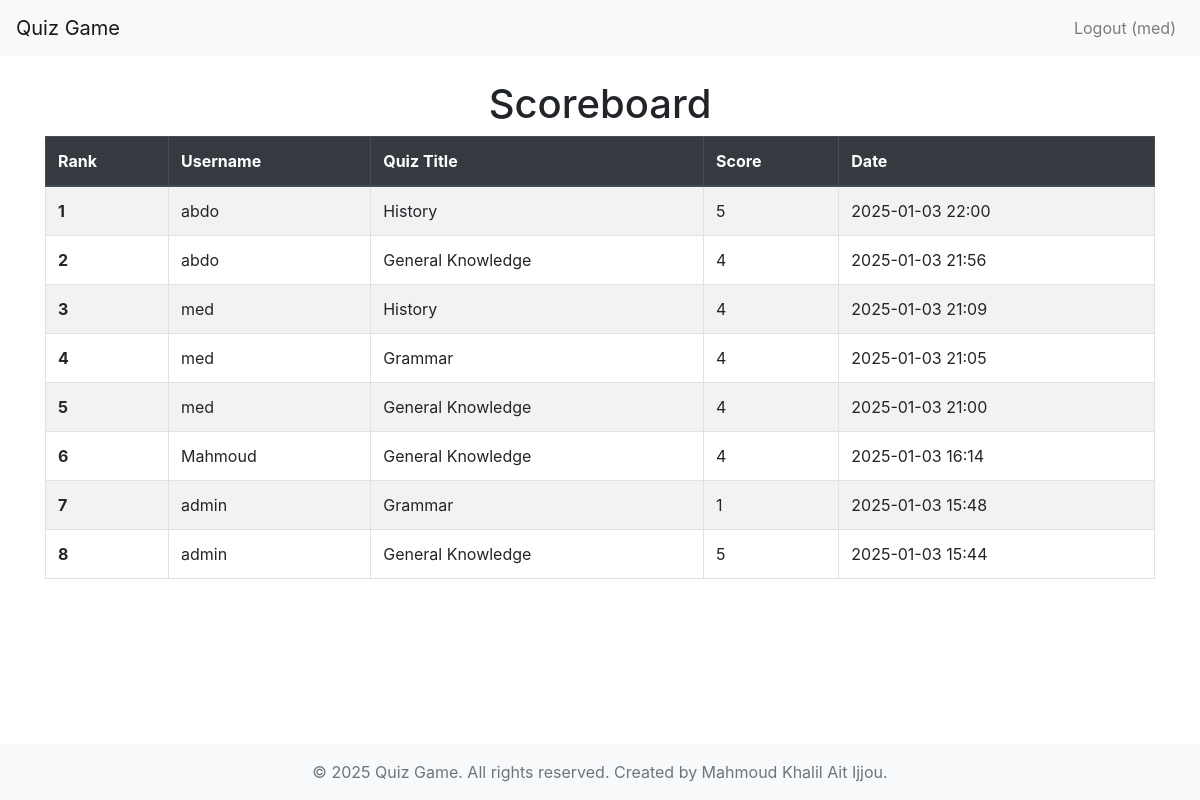
/scoreboard/ (signed in), run on the app's committed database.
### quiz/models.py (models this page shows, shortened)
class Score(models.Model):
    quiz = models.ForeignKey(Quiz, on_delete=models.CASCADE)
    user = models.ForeignKey(User, on_delete=models.CASCADE)
    score = models.IntegerField()
    date = models.DateTimeField(auto_now_add=True)

class Quiz(models.Model):
    title = models.CharField(max_length=200)
    description = models.TextField()

### quiz/views.py (the view)
# urls.py: path('scoreboard/', views.scoreboard, name='scoreboard'),
@login_required
def scoreboard(request):
    scores = Score.objects.order_by('-date')[:10]
    return render(request, 'scoreboard.html', {'scores': scores})

### templates/scoreboard.html
{% extends 'base.html' %}
{% block content %}
<h1 class="text-center">Scoreboard</h1>
<div class="table-responsive">
    <table class="table table-striped table-bordered">
        <thead class="thead-dark">
            <tr>
                <th scope="col">Rank</th>
                <th scope="col">Username</th>
                <th scope="col">Quiz Title</th>
                <th scope="col">Score</th>
                <th scope="col">Date</th>
            </tr>
        </thead>
        <tbody>
            {% for score in scores %}
                <tr>
                    <th scope="row">{{ forloop.counter }}</th>
                    <td>{{ score.user.username }}</td>
                    <td>{{ score.quiz.title }}</td>
                    <td>{{ score.score }}</td>
                    <td>{{ score.date|date:"Y-m-d H:i" }}</td>
                </tr>
            {% endfor %}
        </tbody>
    </table>
</div>
{% endblock %}

### templates/base.html (shortened to what this page needs)
<!DOCTYPE html>
<html>
<head>
    <link rel="stylesheet" href="https://stackpath.bootstrapcdn.com/bootstrap/4.3.1/css/bootstrap.min.css">
</head>
<body>
    <nav class="navbar navbar-expand-lg navbar-light bg-light">
        <a class="navbar-brand" href="{% url 'home' %}">Quiz Game</a>
        <div class="collapse navbar-collapse">
            <ul class="navbar-nav ml-auto">
                {% if user.is_authenticated %}
                    <li class="nav-item">
                        <a class="nav-link" href="{% url 'logout' %}">Logout ({{ user.username }})</a>
                    </li>
                {% endif %}
            </ul>
        </div>
    </nav>
    <div class="container mt-4">
        {% block content %}{% endblock %}
    </div>
    <footer class="footer mt-auto py-3 bg-light">
        <div class="container text-center">
            <span class="text-muted">&copy; 2025 Quiz Game. All rights reserved. Created by Mahmoud Khalil Ait Ijjou.</span>
        </div>
    </footer>
</body>
</html>

### templates/base.html (style rules this page uses)
html, body { height: 100%; }
body { display: flex; flex-direction: column; }
.container { flex: 1; }

### data on the page
Score: user.username "abdo", quiz "History", score "5", date "2025-01-03 22:00"
Score: user.username "abdo", quiz "General Knowledge", score "4", date "2025-01-03 21:56"
Score: user.username "med", quiz "History", score "4", date "2025-01-03 21:09"
Score: user.username "med", quiz "Grammar", score "4", date "2025-01-03 21:05"
Score: user.username "med", quiz "General Knowledge", score "4", date "2025-01-03 21:00"
Score: user.username "Mahmoud", quiz "General Knowledge", score "4", date "2025-01-03 16:14"
Score: user.username "admin", quiz "Grammar", score "1", date "2025-01-03 15:48"
Score: user.username "admin", quiz "General Knowledge", score "5", date "2025-01-03 15:44"

### other printed values
{{ user.username }} "med"
